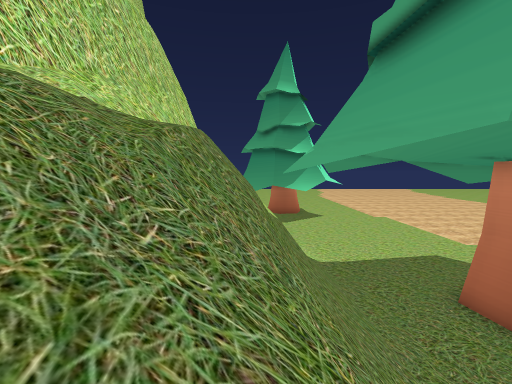
[1] (above)

20 first-person views from a walk through a scene from a Unity 3-D project. The camera is 1.4 m above the floor, tilts 4° down and sees 85° across. The floor is counted in squares, 2 m on a side. Each view is taken from the middle of a square. On the plan, view 1 faces up. The plan holds only what a view shows up to about 9 squares ahead; the rest is blank. The place goes on beyond the plan. The player is left out.

[2]
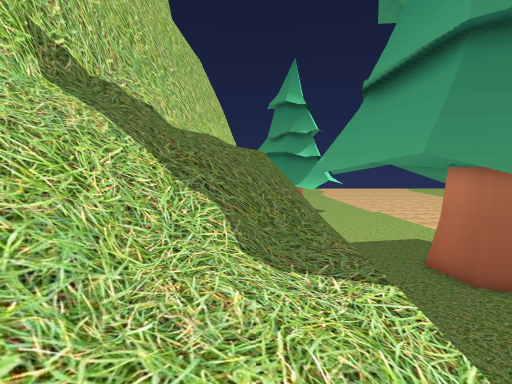

[3]
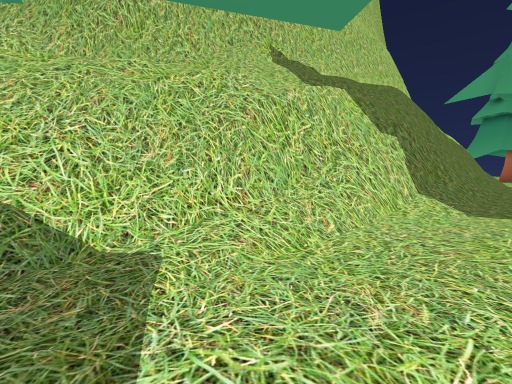

[4]
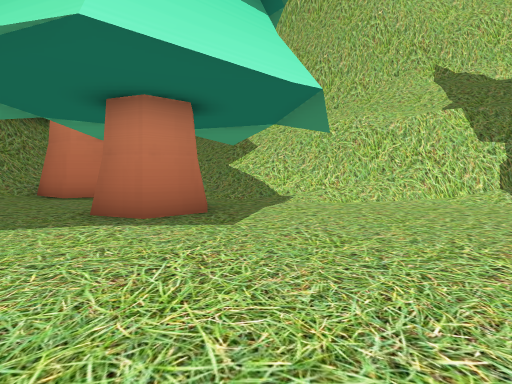

[5]
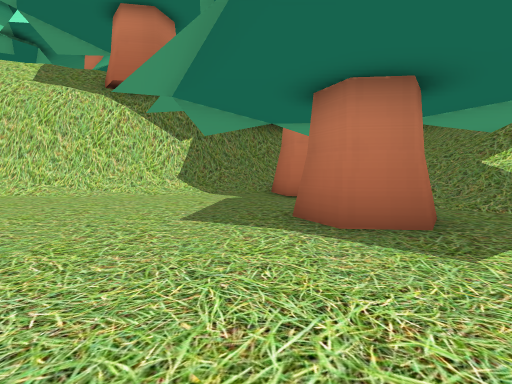

[6]
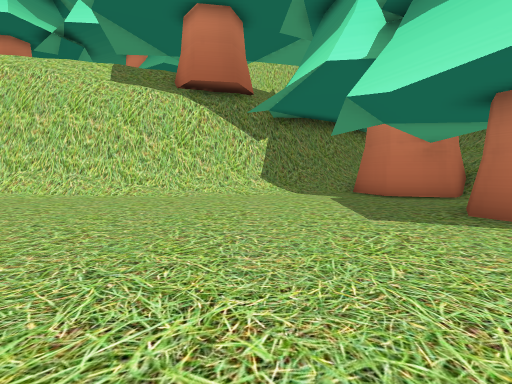

[7]
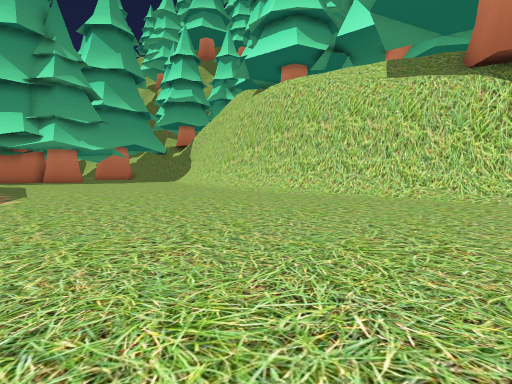

[8]
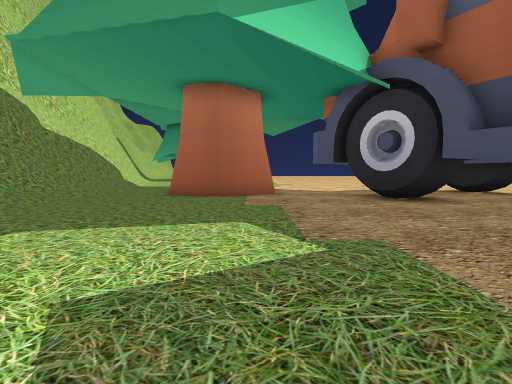

[9]
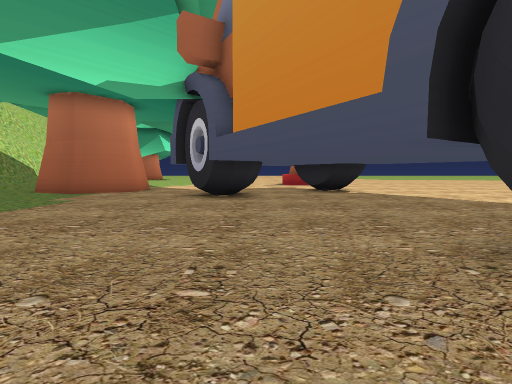

[10]
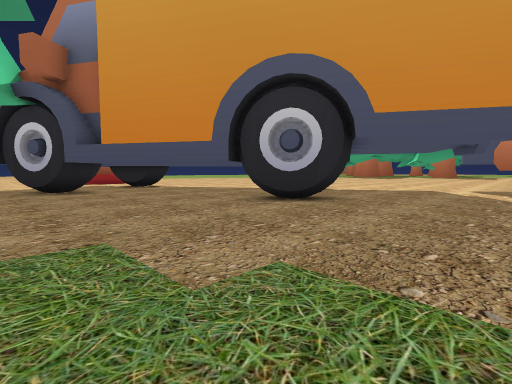

[11]
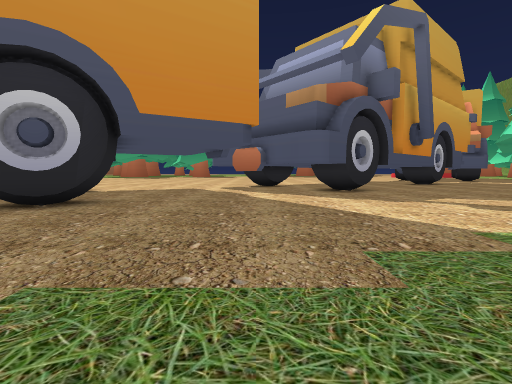

[12]
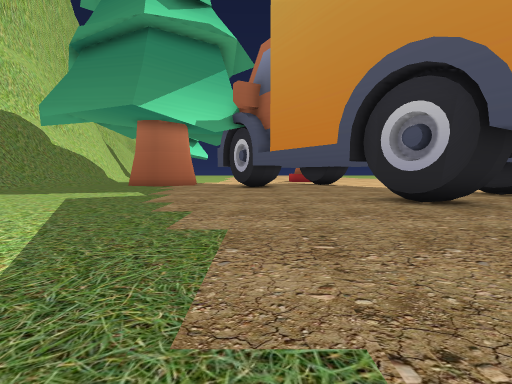

[13]
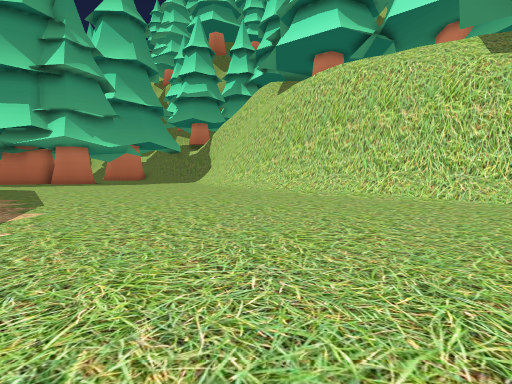

[14]
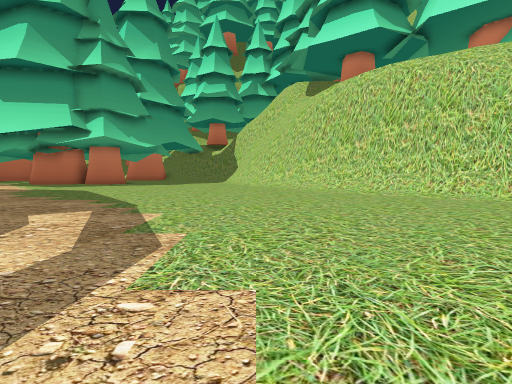

[15]
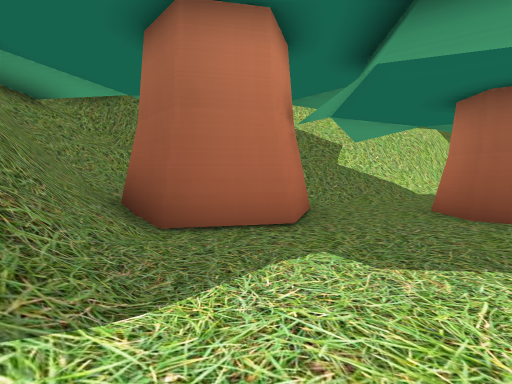

[16]
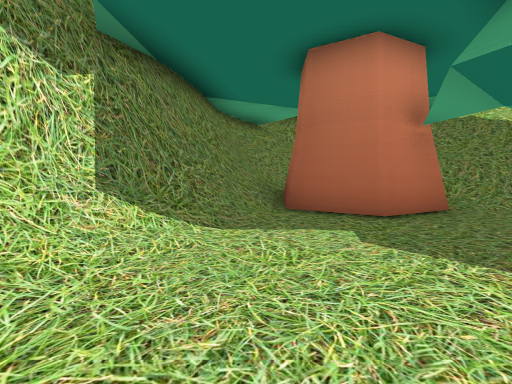

[17]
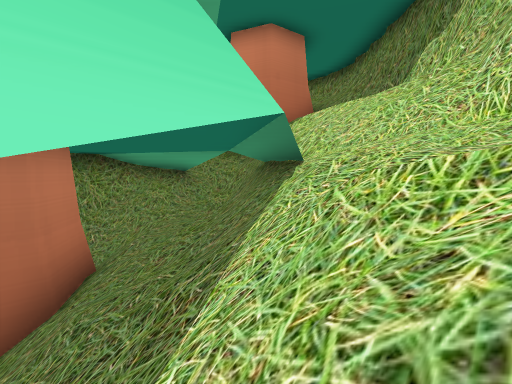

[18]
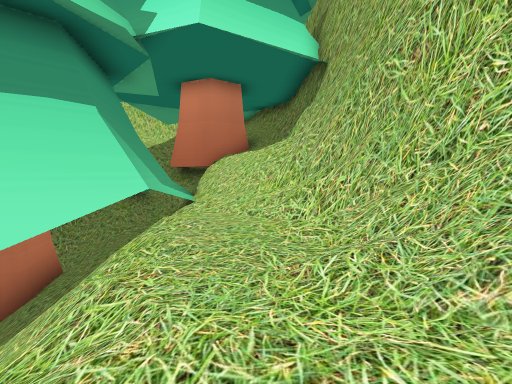

[19]
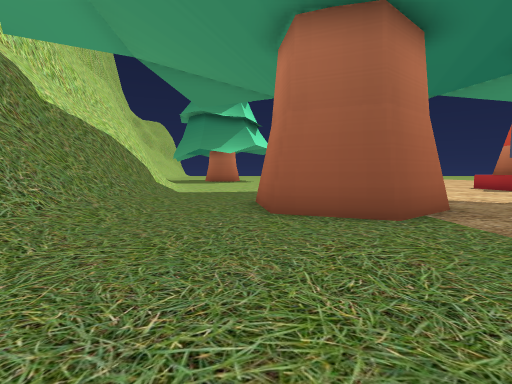

[20]
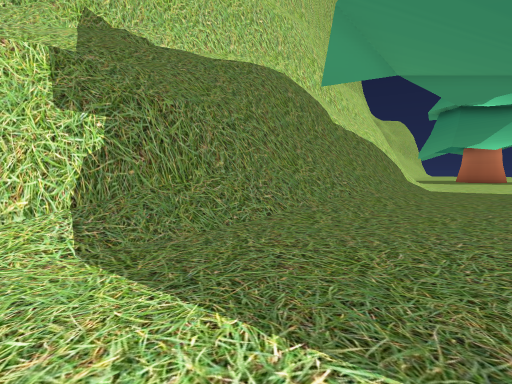

### Floor plan
Key: @ floor where view 1 was taken; # wall or solid block; . floor; / step, stairs or slope; = window, fence, low wall or low ledge; v drop or lower ground; O other object.
Columns run from 6 left of view 1 to 20 right of it. Each row starts with its distance up from view 1.
  9        #/.....   ..
  8        #/....O  ...
  7       ##//..    ..
  6       #///.O   ...
  5    #####//..###...  ..#
  4    #= ##//...O...##........
  3    #//##//........##.......
  2   ##//##//................
  1   #////#/.................
  0   #///@#/................
 -1   #///=#/................##
 -2   #///v#/.................#
 -3   #///#=/............## ..
 -4  ##//=#/..............##..
 -5  ##//##/...................
 -6 ##////=/...................
 -7 ///////....................
 -8 ///O///.OO....  ..........
 -9 //O////.#OO..... .........
-10 =O/////..O....... ........
-11 ##//###...................
-12 #///###...................
-13 O///###...................
-14  OO/////..................
-15   OO###///................
-16    OOO####/...............
-17          ###/.............
-18       O    ##/.............
-19       O     ##/............
-20              ##/...........
-21               ##/..........

Positions as (right, up) in squares from view 1, and headings:
1: (0, 0), facing up
2: (-1, -3), facing up
3: (3, -7), facing up-left
4: (8, -7), facing left
5: (7, -7), facing down-left
6: (9, -9), facing down-left
7: (10, -10), facing down
8: (8, -4), facing up
9: (13, -5), facing up
10: (10, -8), facing up-right
11: (10, -8), facing right
12: (12, -10), facing up
13: (12, -12), facing down
14: (14, -12), facing down
15: (3, -15), facing up-left
16: (5, -14), facing left
17: (-1, -6), facing down-left
18: (-1, -3), facing down-left
19: (5, 0), facing up
20: (5, -2), facing up-left
